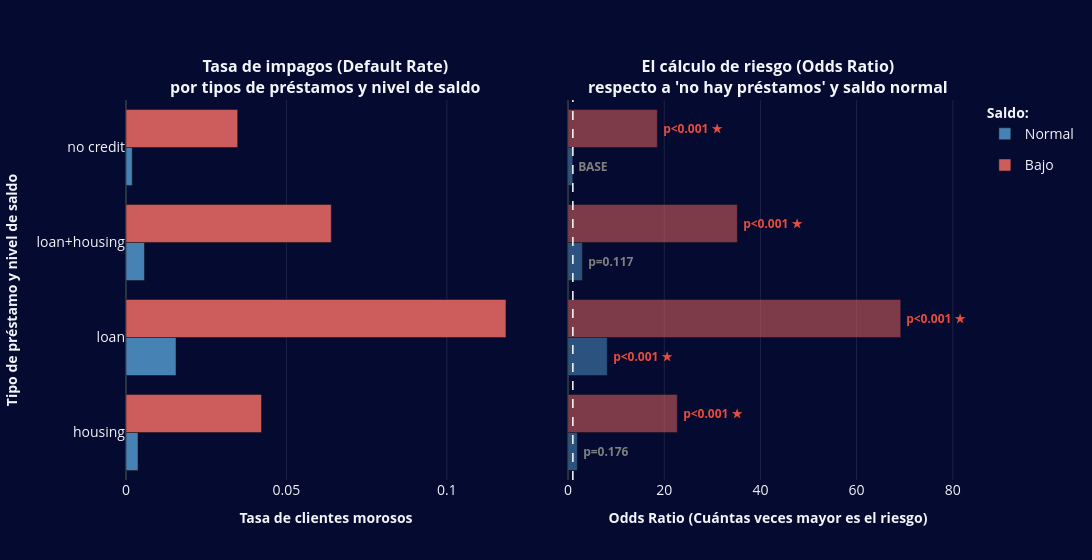

The cell this chart's notebook holds for it:
### Markdown cell above
Visualización de todos valores de probabilidad de impago por cada subgrupo y el significado estadístico:

### Code cell
custom_labels = {
    0: "Normal",
    1: "Bajo"
}


fig = make_subplots(
    rows=1, cols=2, 
    shared_yaxes=True,
    horizontal_spacing=0.05,
    subplot_titles=(
        "<b>Tasa de impagos (Default Rate)<br>por tipos de préstamos y nivel de saldo</b>",
        "<b>El cálculo de riesgo (Odds Ratio)<br>respecto a 'no hay préstamos' y saldo normal</b>"
    )
)

categories = sorted(df_final['low_balance'].unique())
colors = ['#4682B4', '#CD5C5C'] 
y_order = df_final['credit'].unique()


for idx, cat in enumerate(categories):
    df_sub = df_final[df_final['low_balance'] == cat]
    
    label_text = custom_labels.get(cat, f"Saldo bajo: {cat}")
    
    fig.add_trace(
        go.Bar(
            x=df_sub['default_rate'],
            y=df_sub['credit'],
            name=label_text, 
            orientation='h',
            marker_color=colors[idx],
            legendgroup=str(cat),
            showlegend=True
        ),
        row=1, col=1
    )
    

    fig.add_trace(
        go.Bar(
            x=df_sub['odds_ratio'],
            y=df_sub['credit'],
            orientation='h',
            marker_color=colors[idx],
            opacity=0.6,
            legendgroup=str(cat),
            showlegend=False 
        ),
        row=1, col=2
    )


fig.add_vline(
    x=1, 
    line_width=1.5, 
    line_dash='dash', 
    line_color='white', 
    row=1, col=2
)


num_categories = len(categories)
bar_gap = 0.2 
group_width = 1.0 - bar_gap
bar_width = group_width / num_categories

for row in df_final.itertuples():
    p_text = f"p={row.p_value:.3f}" if row.p_value >= 0.001 else "p<0.001"
    if row.credit == 'no credit' and row.low_balance == 0:
        p_text = "BASE"
        
    marker = " ★" if row.significance else ""
    full_text = f" <b>{p_text}{marker}</b>"
    text_color = '#e74c3c' if row.significance else 'gray'
    
    y_idx = list(y_order).index(row.credit)
    cat_idx = categories.index(row.low_balance)
    y_offset = (cat_idx - (num_categories - 1) / 2) * bar_width
    
    fig.add_annotation(
        x=row.odds_ratio + 0.05,
        y=y_idx + y_offset,
        text=full_text,
        showarrow=False,
        xanchor='left',
        yanchor='middle',
        font={'size': 12, 'color': text_color},
        xref="x2",
        yref="y2"
    )


fig.update_layout(
    width=1280, 
    height=560,
    barmode='group',
    legend_title_text="<b>Saldo:</b>",
    legend_font={'size': 14},
    legend_title_font={'size': 14},
)


for annotation in fig['layout']['annotations']:
    if 'text' in annotation and "<br>" in annotation['text']:  
        annotation['font'] = {'size': 16}


fig.update_xaxes(title_text="<b>Tasa de clientes morosos</b>", title_font={'size': 14}, tickfont={'size': 14}, gridcolor="rgba(255, 255, 255, 0.1)", row=1, col=1)
fig.update_xaxes(title_text="<b>Odds Ratio (Cuántas veces mayor es el riesgo)</b>", title_font={'size': 14}, tickfont={'size': 14}, gridcolor="rgba(255, 255, 255, 0.1)", row=1, col=2)
fig.update_yaxes(title_text="<b>Tipo de préstamo y nivel de saldo</b>", title_font={'size': 14}, tickfont={'size': 14}, categoryorder='array', categoryarray=y_order, row=1, col=1)

fig.show()

### Figure 1 — Plotly figure (JSON) as saved in the notebook; plotly's stock layout.template omitted (floating-point values rounded to 4 significant figures)
{"data": [{"legendgroup": "0", "marker": {"color": "#4682B4"}, "name": "Normal", "orientation": "h", "showlegend": true, "type": "bar", "x": [0.003744, 0.01558, 0.005758, 0.001938], "xaxis": "x", "y": ["housing", "loan", "loan+housing", "no credit"], "yaxis": "y"}, {"legendgroup": "0", "marker": {"color": "#4682B4"}, "opacity": 0.6, "orientation": "h", "showlegend": false, "type": "bar", "x": [1.935, 8.153, 2.983, 1.0], "xaxis": "x2", "y": ["housing", "loan", "loan+housing", "no credit"], "yaxis": "y2"}, {"legendgroup": "1", "marker": {"color": "#CD5C5C"}, "name": "Bajo", "orientation": "h", "showlegend": true, "type": "bar", "x": [0.04224, 0.1184, 0.06397, 0.03481], "xaxis": "x", "y": ["housing", "loan", "loan+housing", "no credit"], "yaxis": "y"}, {"legendgroup": "1", "marker": {"color": "#CD5C5C"}, "opacity": 0.6, "orientation": "h", "showlegend": false, "type": "bar", "x": [22.71, 69.18, 35.2, 18.57], "xaxis": "x2", "y": ["housing", "loan", "loan+housing", "no credit"], "yaxis": "y2"}], "layout": {"annotations": [{"font": {"size": 16}, "showarrow": false, "text": "<b>Tasa de impagos (Default Rate)<br>por tipos de préstamos y nivel de saldo</b>", "x": 0.2375, "xanchor": "center", "xref": "paper", "y": 1, "yanchor": "bottom", "yref": "paper"}, {"font": {"size": 16}, "showarrow": false, "text": "<b>El cálculo de riesgo (Odds Ratio)<br>respecto a 'no hay préstamos' y saldo normal</b>", "x": 0.7625, "xanchor": "center", "xref": "paper", "y": 1, "yanchor": "bottom", "yref": "paper"}, {"font": {"color": "gray", "size": 12}, "showarrow": false, "text": " <b>p=0.176</b>", "x": 1.985, "xanchor": "left", "xref": "x2", "y": -0.2, "yanchor": "middle", "yref": "y2"}, {"font": {"color": "#e74c3c", "size": 12}, "showarrow": false, "text": " <b>p<0.001 ★</b>", "x": 22.76, "xanchor": "left", "xref": "x2", "y": 0.2, "yanchor": "middle", "yref": "y2"}, {"font": {"color": "#e74c3c", "size": 12}, "showarrow": false, "text": " <b>p<0.001 ★</b>", "x": 8.203, "xanchor": "left", "xref": "x2", "y": 0.8, "yanchor": "middle", "yref": "y2"}, {"font": {"color": "#e74c3c", "size": 12}, "showarrow": false, "text": " <b>p<0.001 ★</b>", "x": 69.23, "xanchor": "left", "xref": "x2", "y": 1.2, "yanchor": "middle", "yref": "y2"}, {"font": {"color": "gray", "size": 12}, "showarrow": false, "text": " <b>p=0.117</b>", "x": 3.033, "xanchor": "left", "xref": "x2", "y": 1.8, "yanchor": "middle", "yref": "y2"}, {"font": {"color": "#e74c3c", "size": 12}, "showarrow": false, "text": " <b>p<0.001 ★</b>", "x": 35.25, "xanchor": "left", "xref": "x2", "y": 2.2, "yanchor": "middle", "yref": "y2"}, {"font": {"color": "gray", "size": 12}, "showarrow": false, "text": " <b>BASE</b>", "x": 1.05, "xanchor": "left", "xref": "x2", "y": 2.8, "yanchor": "middle", "yref": "y2"}, {"font": {"color": "#e74c3c", "size": 12}, "showarrow": false, "text": " <b>p<0.001 ★</b>", "x": 18.62, "xanchor": "left", "xref": "x2", "y": 3.2, "yanchor": "middle", "yref": "y2"}], "barmode": "group", "height": 560, "legend": {"font": {"size": 14}, "title": {"font": {"size": 14}, "text": "<b>Saldo:</b>"}}, "shapes": [{"line": {"color": "white", "dash": "dash", "width": 1.5}, "type": "line", "x0": 1, "x1": 1, "xref": "x2", "y0": 0, "y1": 1, "yref": "y2 domain"}], "width": 1280, "xaxis": {"anchor": "y", "domain": [0, 0.475], "gridcolor": "rgba(255, 255, 255, 0.1)", "tickfont": {"size": 14}, "title": {"font": {"size": 14}, "text": "<b>Tasa de clientes morosos</b>"}}, "xaxis2": {"anchor": "y2", "domain": [0.525, 1], "gridcolor": "rgba(255, 255, 255, 0.1)", "tickfont": {"size": 14}, "title": {"font": {"size": 14}, "text": "<b>Odds Ratio (Cuántas veces mayor es el riesgo)</b>"}}, "yaxis": {"anchor": "x", "categoryarray": ["housing", "loan", "loan+housing", "no credit"], "categoryorder": "array", "domain": [0, 1], "tickfont": {"size": 14}, "title": {"font": {"size": 14}, "text": "<b>Tipo de préstamo y nivel de saldo</b>"}}, "yaxis2": {"anchor": "x2", "domain": [0, 1], "matches": "y", "showticklabels": false}}}
